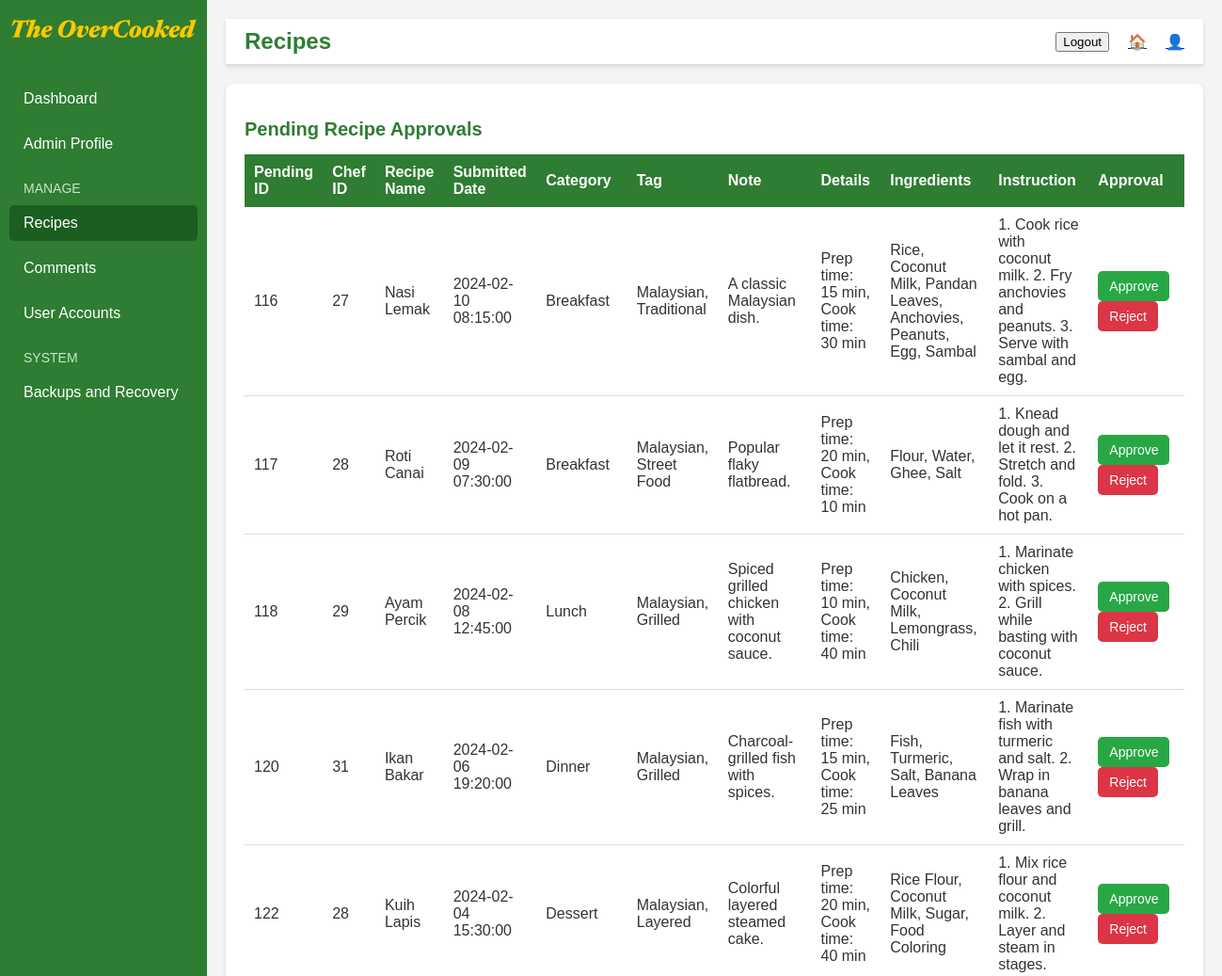
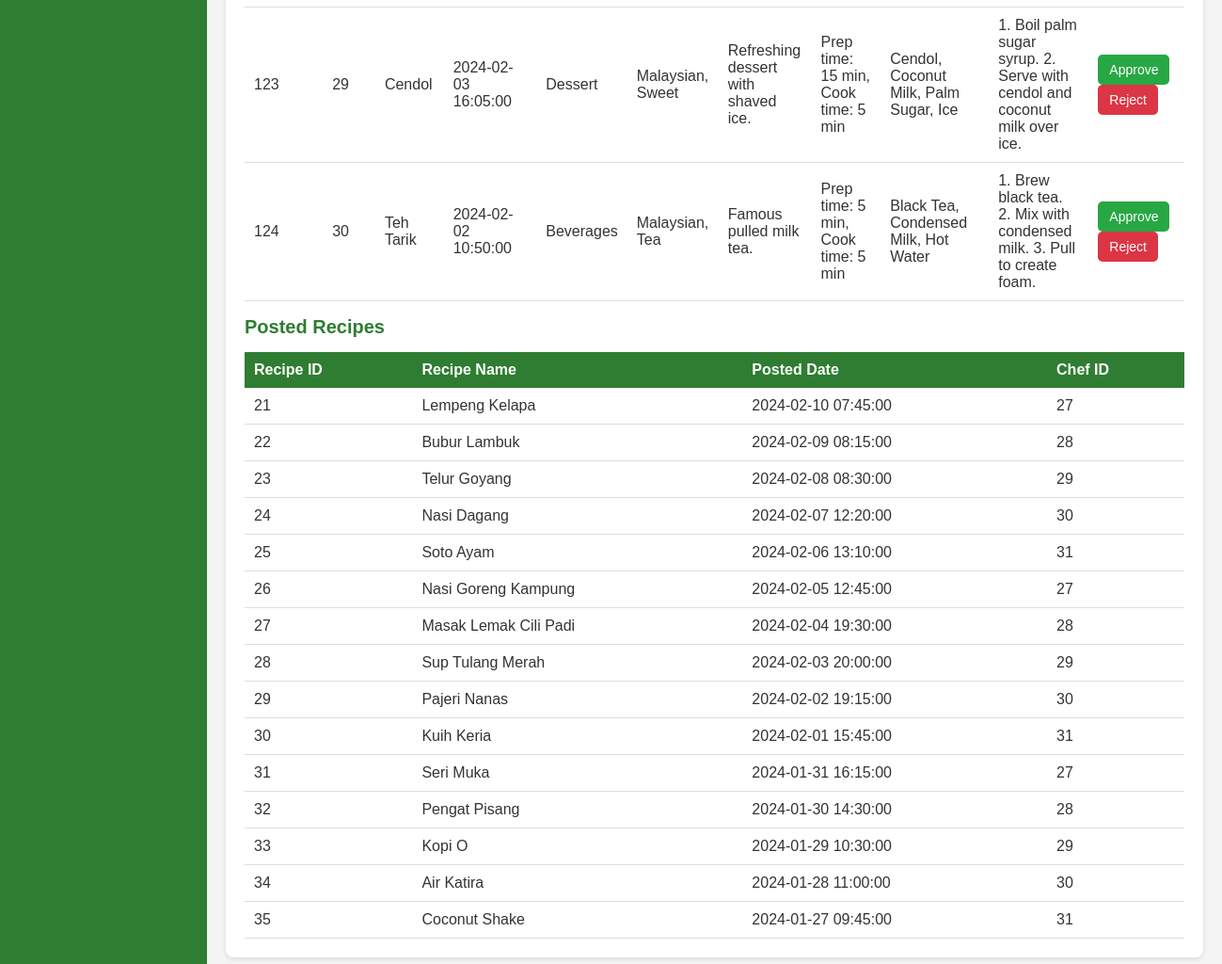
Screenshot of /A.recipes_page.php with the database file from the repository (2 pictures, top to bottom).
### tables this page shows
CREATE TABLE `pending_recipe` (
  `pendingId` int(11) NOT NULL,
  `originalId` int(11) NOT NULL,
  `recipeName` varchar(255) NOT NULL,
  `chefId` int(11) NOT NULL,
  `category` enum('Breakfast','Lunch','Dinner','Dessert','Beverages') NOT NULL,
  `tag` text DEFAULT NULL,
  `picture` varchar(255) DEFAULT NULL,
  `note` varchar(255) DEFAULT NULL,
  `details` varchar(255) DEFAULT NULL,
  `ingredients` text DEFAULT NULL,
  `instruction` text DEFAULT NULL,
  `submitted_at` datetime NOT NULL DEFAULT current_timestamp(),
  `rejection_reason` text DEFAULT NULL,
  `status` enum('pending','rejected') DEFAULT 'pending'
);

CREATE TABLE `posted_recipe` (
  `recipeId` int(11) NOT NULL,
  `recipeName` varchar(255) NOT NULL,
  `chefId` int(11) NOT NULL,
  `category` enum('Breakfast','Lunch','Dinner','Dessert','Beverages') NOT NULL,
  `tag` text NOT NULL,
  `picture` varchar(255) NOT NULL,
  `note` varchar(255) NOT NULL,
  `details` varchar(255) NOT NULL,
  `ingredients` text NOT NULL,
  `instruction` text NOT NULL,
  `approved` tinyint(1) DEFAULT 0,
  `datetime_posted` datetime NOT NULL DEFAULT current_timestamp()
);

### A.recipes_page.php (the view, shortened to what this page needs)
<?php
require 'db_connect.php';
$pendingSql = "SELECT pendingId, recipeName, chefId, submitted_at,originalId, category, tag, picture, note,details, ingredients, instruction FROM pending_recipe WHERE status = 'pending'";
$pendingResult = $conn->query($pendingSql);
$postedSql = "SELECT recipeId, recipeName, chefId, datetime_posted FROM posted_recipe";
$postedResult = $conn->query($postedSql);
?>
<!DOCTYPE html>
<html lang="en">
<head>
    <link rel="stylesheet" href="./A.global.css">
    <link rel="stylesheet" href="./A.recipes_style.css">
</head>
<body>
    <div class="main-container">
        <aside class="sidebar">
            <div class="logo">
            <a href="./A.dashboard_page.html">
                    <img src="./brand_logo.svg" alt="The OverCooked" class="logo-img">
                </a>
            </div>
            <nav>
                <ul>
                    <li><a href="./A.dashboard_page.html">Dashboard</a></li>
                    <li><a href="./A.adminProfile_page.php">Admin Profile</a></li>
                    <li class="divider">Manage</li>
                    <li><a href="#" class="active">Recipes</a></li>
                    <li><a href="./A.comments_page.php">Comments</a></li>
                    <li><a href="./A.usersManagement_page.php">User Accounts</a></li>
                    <li class="divider">System</li>
                    <li><a href="./A.backups_page.php">Backups and Recovery</a></li>
                </ul>
            </nav>
        </aside>
        <div class="content">
            <header class="header-bar">
                <div class="left">
                    <h1>Recipes</h1>
                </div>
                <div class="right">
                    <form method="POST" action="logout.php" style="display:inline;">
                        <button type="submit" id="logout-button" class="logout-btn">Logout</button>
                    </form>
                    <span class="icon"><a href ="./A.dashboard_page.html">🏠</a></span>
                    <span class="icon"><a href ="./A.adminProfile_page.php">👤</a></span>
                </div>
            </header>
            <section class="recipes-content">
                <h2>Pending Recipe Approvals</h2>
                <table>
                    <thead>
                        <tr>
                            <th>Pending ID</th>
                            <th>Chef ID</th>
                            <th>Recipe Name</th>
                            <th>Submitted Date</th>
                            <th>Category</th>
                            <th>Tag</th>
                            <th>Note</th>
                            <th>Details</th>
                            <th>Ingredients</th>
                            <th>Instruction</th>
                            <th>Approval</th>
                        </tr>
                    </thead>
                    <tbody>
                        <?php
                        if ($pendingResult->num_rows > 0) {
                            while ($row = $pendingResult->fetch_assoc()) {
                                echo "<tr>
                                    <td>{$row['pendingId']}</td>
                                    <td>{$row['chefId']}</td>
                                    <td>{$row['recipeName']}</td>
                                    <td>{$row['submitted_at']}</td>
                                    <td>{$row['category']}</td>
                                    <td>{$row['tag']}</td>
                                    <td>{$row['note']}</td>
                                    <td>{$row['details']}</td>
                                    <td>{$row['ingredients']}</td>
                                    <td>{$row['instruction']}</td>
                                    <td>
                                        <form method='POST' action='A.recipes_page.php'>
                                            <input type='hidden' name='recipe_id' value='{$row['pendingId']}'>
                                            <button type='submit' name='action' value='approve' class='approve-btn'>Approve</button>
                                            <button type='submit' name='action' value='reject' class='reject-btn'>Reject</button>
                                        </form>
                                    </td>
                                </tr>";
                            }
                        } else {
                            echo "<tr><td colspan='5'>No recipes pending approval.</td></tr>";
                        }
                        ?>
                    </tbody>
                </table>
                <h2>Posted Recipes</h2>
                <table>
                    <thead>
                        <tr>
                            <th>Recipe ID</th>
                            <th>Recipe Name</th>
                            <th>Posted Date</th>
                            <th>Chef ID</th>
                        </tr>
                    </thead>
                    <tbody>
                        <?php
                        if ($postedResult->num_rows > 0) {
                            while ($row = $postedResult->fetch_assoc()) {
                                echo "<tr>
                                    <td>{$row['recipeId']}</td>
                                    <td>{$row['recipeName']}</td>
                                    <td>{$row['datetime_posted']}</td>
                                    <td>{$row['chefId']}</td>
                                </tr>";
                            }
                        } else {
                            echo "<tr><td colspan='4'>No posted recipes available.</td></tr>";
                        }
                        ?>
                    </tbody>
                </table>
            </section>
        </div>
    </div>
</body>
</html>

### A.global.css (style rules this page uses)
body { font-family: Arial, sans-serif; margin: 0; padding: 0; background-color: #f4f4f4; color: #333; }
.main-container { display: flex; min-height: 100vh; }
.sidebar { background-color: #2e7d32; color: white; width: 250px; padding: 20px 10px; display: flex; flex-direction: column; }
.sidebar .logo { text-align: center; margin-bottom: 30px; }
.logo-img { width: 200px; height: auto; }
.sidebar nav ul { list-style: none; padding: 0; margin: 0; }
.sidebar nav ul li { margin: 10px 0; }
.sidebar nav ul li a { color: white; text-decoration: none; font-size: 16px; display: block; padding: 10px 15px; border-radius: 5px; transition: background-color 0.3s; }
.sidebar nav ul li a:hover, .sidebar nav ul li a.active { background-color: #1b5e20; }
.sidebar nav ul li.divider { font-size: 14px; color: #c8e6c9; text-transform: uppercase; margin: 20px 0 10px 15px; }
.content { flex-grow: 1; padding: 20px; }
.header-bar { display: flex; justify-content: space-between; align-items: center; background-color: white; padding: 10px 20px; border-bottom: 1px solid #ddd; box-shadow: 0 2px 5px rgba(0, 0, 0, 0.1); }
.header-bar .left h1 { margin: 0; color: #2e7d32; font-size: 24px; }
.header-bar .right { display: flex; align-items: center; gap: 20px; }
.header-bar .right span { font-size: 16px; cursor: pointer; transition: color 0.3s; }
.header-bar .icon { font-size: 20px; }

### A.recipes_style.css (style rules this page uses)
.recipes-content { margin-top: 20px; background: white; padding: 20px; border-radius: 8px; box-shadow: 0 2px 5px rgba(0, 0, 0, 0.1); }
.recipes-content h2 { font-size: 20px; color: #2e7d32; margin-bottom: 15px; }
table { width: 100%; border-collapse: collapse; margin-top: 10px; }
table thead th { background-color: #2e7d32; color: white; padding: 10px; text-align: left; }
table tbody td { padding: 10px; border-bottom: 1px solid #ddd; text-align: left; }
.approve-btn, .reject-btn { border: none; padding: 8px 12px; border-radius: 5px; cursor: pointer; font-size: 14px; color: white; margin-right: 5px; }
.approve-btn { background-color: #28a745; transition: background-color 0.3s; }
.reject-btn { background-color: #dc3545; transition: background-color 0.3s; }

### rows the page displays
pending_recipe: pendingId "116", chefId "27", recipeName "Nasi Lemak", submitted_at "2024-02-10 08:15:00", category "Breakfast", tag "Malaysian, Traditional", note "A classic Malaysian dish.", details "Prep time: 15 min, Cook time: 30 min", ingredients "Rice, Coconut Milk, Pandan Leaves, Anchovies, Peanuts, Egg, Sambal", instruction "1. Cook rice with coconut milk. 2. Fry anchovies and peanuts. 3. Serve with sambal and egg."
pending_recipe: pendingId "117", chefId "28", recipeName "Roti Canai", submitted_at "2024-02-09 07:30:00", category "Breakfast", tag "Malaysian, Street Food", note "Popular flaky flatbread.", details "Prep time: 20 min, Cook time: 10 min", ingredients "Flour, Water, Ghee, Salt", instruction "1. Knead dough and let it rest. 2. Stretch and fold. 3. Cook on a hot pan."
pending_recipe: pendingId "118", chefId "29", recipeName "Ayam Percik", submitted_at "2024-02-08 12:45:00", category "Lunch", tag "Malaysian, Grilled", note "Spiced grilled chicken with coconut sauce.", details "Prep time: 10 min, Cook time: 40 min", ingredients "Chicken, Coconut Milk, Lemongrass, Chili", instruction "1. Marinate chicken with spices. 2. Grill while basting with coconut sauce."
pending_recipe: pendingId "120", chefId "31", recipeName "Ikan Bakar", submitted_at "2024-02-06 19:20:00", category "Dinner", tag "Malaysian, Grilled", note "Charcoal-grilled fish with spices.", details "Prep time: 15 min, Cook time: 25 min", ingredients "Fish, Turmeric, Salt, Banana Leaves", instruction "1. Marinate fish with turmeric and salt. 2. Wrap in banana leaves and grill."
pending_recipe: pendingId "122", chefId "28", recipeName "Kuih Lapis", submitted_at "2024-02-04 15:30:00", category "Dessert", tag "Malaysian, Layered", note "Colorful layered steamed cake.", details "Prep time: 20 min, Cook time: 40 min", ingredients "Rice Flour, Coconut Milk, Sugar, Food Coloring", instruction "1. Mix rice flour and coconut milk. 2. Layer and steam in stages."
pending_recipe: pendingId "123", chefId "29", recipeName "Cendol", submitted_at "2024-02-03 16:05:00", category "Dessert", tag "Malaysian, Sweet", note "Refreshing dessert with shaved ice.", details "Prep time: 15 min, Cook time: 5 min", ingredients "Cendol, Coconut Milk, Palm Sugar, Ice", instruction "1. Boil palm sugar syrup. 2. Serve with cendol and coconut milk over ice."
pending_recipe: pendingId "124", chefId "30", recipeName "Teh Tarik", submitted_at "2024-02-02 10:50:00", category "Beverages", tag "Malaysian, Tea", note "Famous pulled milk tea.", details "Prep time: 5 min, Cook time: 5 min", ingredients "Black Tea, Condensed Milk, Hot Water", instruction "1. Brew black tea. 2. Mix with condensed milk. 3. Pull to create foam."
posted_recipe: recipeId "21", recipeName "Lempeng Kelapa", datetime_posted "2024-02-10 07:45:00", chefId "27"
posted_recipe: recipeId "22", recipeName "Bubur Lambuk", datetime_posted "2024-02-09 08:15:00", chefId "28"
posted_recipe: recipeId "23", recipeName "Telur Goyang", datetime_posted "2024-02-08 08:30:00", chefId "29"
posted_recipe: recipeId "24", recipeName "Nasi Dagang", datetime_posted "2024-02-07 12:20:00", chefId "30"
posted_recipe: recipeId "25", recipeName "Soto Ayam", datetime_posted "2024-02-06 13:10:00", chefId "31"
posted_recipe: recipeId "26", recipeName "Nasi Goreng Kampung", datetime_posted "2024-02-05 12:45:00", chefId "27"
posted_recipe: recipeId "27", recipeName "Masak Lemak Cili Padi", datetime_posted "2024-02-04 19:30:00", chefId "28"
posted_recipe: recipeId "28", recipeName "Sup Tulang Merah", datetime_posted "2024-02-03 20:00:00", chefId "29"
posted_recipe: recipeId "29", recipeName "Pajeri Nanas", datetime_posted "2024-02-02 19:15:00", chefId "30"
posted_recipe: recipeId "30", recipeName "Kuih Keria", datetime_posted "2024-02-01 15:45:00", chefId "31"
posted_recipe: recipeId "31", recipeName "Seri Muka", datetime_posted "2024-01-31 16:15:00", chefId "27"
posted_recipe: recipeId "32", recipeName "Pengat Pisang", datetime_posted "2024-01-30 14:30:00", chefId "28"
posted_recipe: recipeId "33", recipeName "Kopi O", datetime_posted "2024-01-29 10:30:00", chefId "29"
posted_recipe: recipeId "34", recipeName "Air Katira", datetime_posted "2024-01-28 11:00:00", chefId "30"
posted_recipe: recipeId "35", recipeName "Coconut Shake", datetime_posted "2024-01-27 09:45:00", chefId "31"
